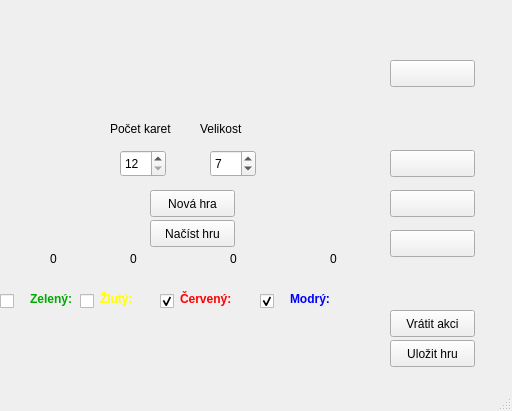
<?xml version="1.0" encoding="UTF-8"?>
<ui version="4.0">
 <class>MainWindow</class>
 <widget class="QMainWindow" name="MainWindow">
  <property name="geometry">
   <rect>
    <x>0</x>
    <y>0</y>
    <width>512</width>
    <height>411</height>
   </rect>
  </property>
  <property name="windowTitle">
   <string>Labyrinth 2015</string>
  </property>
  <widget class="QWidget" name="centralWidget">
   <widget class="QLabel" name="label">
    <property name="geometry">
     <rect>
      <x>30</x>
      <y>290</y>
      <width>51</width>
      <height>17</height>
     </rect>
    </property>
    <property name="palette">
     <palette>
      <active>
       <colorrole role="WindowText">
        <brush brushstyle="SolidPattern">
         <color alpha="255">
          <red>0</red>
          <green>170</green>
          <blue>0</blue>
         </color>
        </brush>
       </colorrole>
       <colorrole role="Button">
        <brush brushstyle="SolidPattern">
         <color alpha="255">
          <red>0</red>
          <green>170</green>
          <blue>0</blue>
         </color>
        </brush>
       </colorrole>
       <colorrole role="Light">
        <brush brushstyle="SolidPattern">
         <color alpha="255">
          <red>0</red>
          <green>255</green>
          <blue>0</blue>
         </color>
        </brush>
       </colorrole>
       <colorrole role="Midlight">
        <brush brushstyle="SolidPattern">
         <color alpha="255">
          <red>0</red>
          <green>212</green>
          <blue>0</blue>
         </color>
        </brush>
       </colorrole>
       <colorrole role="Dark">
        <brush brushstyle="SolidPattern">
         <color alpha="255">
          <red>0</red>
          <green>85</green>
          <blue>0</blue>
         </color>
        </brush>
       </colorrole>
       <colorrole role="Mid">
        <brush brushstyle="SolidPattern">
         <color alpha="255">
          <red>0</red>
          <green>113</green>
          <blue>0</blue>
         </color>
        </brush>
       </colorrole>
       <colorrole role="Text">
        <brush brushstyle="SolidPattern">
         <color alpha="255">
          <red>0</red>
          <green>170</green>
          <blue>0</blue>
         </color>
        </brush>
       </colorrole>
       <colorrole role="BrightText">
        <brush brushstyle="SolidPattern">
         <color alpha="255">
          <red>255</red>
          <green>255</green>
          <blue>255</blue>
         </color>
        </brush>
       </colorrole>
       <colorrole role="ButtonText">
        <brush brushstyle="SolidPattern">
         <color alpha="255">
          <red>0</red>
          <green>0</green>
          <blue>0</blue>
         </color>
        </brush>
       </colorrole>
       <colorrole role="Base">
        <brush brushstyle="SolidPattern">
         <color alpha="255">
          <red>255</red>
          <green>255</green>
          <blue>255</blue>
         </color>
        </brush>
       </colorrole>
       <colorrole role="Window">
        <brush brushstyle="SolidPattern">
         <color alpha="255">
          <red>0</red>
          <green>170</green>
          <blue>0</blue>
         </color>
        </brush>
       </colorrole>
       <colorrole role="Shadow">
        <brush brushstyle="SolidPattern">
         <color alpha="255">
          <red>0</red>
          <green>0</green>
          <blue>0</blue>
         </color>
        </brush>
       </colorrole>
       <colorrole role="AlternateBase">
        <brush brushstyle="SolidPattern">
         <color alpha="255">
          <red>127</red>
          <green>212</green>
          <blue>127</blue>
         </color>
        </brush>
       </colorrole>
       <colorrole role="ToolTipBase">
        <brush brushstyle="SolidPattern">
         <color alpha="255">
          <red>255</red>
          <green>255</green>
          <blue>220</blue>
         </color>
        </brush>
       </colorrole>
       <colorrole role="ToolTipText">
        <brush brushstyle="SolidPattern">
         <color alpha="255">
          <red>0</red>
          <green>0</green>
          <blue>0</blue>
         </color>
        </brush>
       </colorrole>
      </active>
      <inactive>
       <colorrole role="WindowText">
        <brush brushstyle="SolidPattern">
         <color alpha="255">
          <red>0</red>
          <green>170</green>
          <blue>0</blue>
         </color>
        </brush>
       </colorrole>
       <colorrole role="Button">
        <brush brushstyle="SolidPattern">
         <color alpha="255">
          <red>0</red>
          <green>170</green>
          <blue>0</blue>
         </color>
        </brush>
       </colorrole>
       <colorrole role="Light">
        <brush brushstyle="SolidPattern">
         <color alpha="255">
          <red>0</red>
          <green>255</green>
          <blue>0</blue>
         </color>
        </brush>
       </colorrole>
       <colorrole role="Midlight">
        <brush brushstyle="SolidPattern">
         <color alpha="255">
          <red>0</red>
          <green>212</green>
          <blue>0</blue>
         </color>
        </brush>
       </colorrole>
       <colorrole role="Dark">
        <brush brushstyle="SolidPattern">
         <color alpha="255">
          <red>0</red>
          <green>85</green>
          <blue>0</blue>
         </color>
        </brush>
       </colorrole>
       <colorrole role="Mid">
        <brush brushstyle="SolidPattern">
         <color alpha="255">
          <red>0</red>
          <green>113</green>
          <blue>0</blue>
         </color>
        </brush>
       </colorrole>
       <colorrole role="Text">
        <brush brushstyle="SolidPattern">
         <color alpha="255">
          <red>0</red>
          <green>170</green>
          <blue>0</blue>
         </color>
        </brush>
       </colorrole>
       <colorrole role="BrightText">
        <brush brushstyle="SolidPattern">
         <color alpha="255">
          <red>255</red>
          <green>255</green>
          <blue>255</blue>
         </color>
        </brush>
       </colorrole>
       <colorrole role="ButtonText">
        <brush brushstyle="SolidPattern">
         <color alpha="255">
          <red>0</red>
          <green>0</green>
          <blue>0</blue>
         </color>
        </brush>
       </colorrole>
       <colorrole role="Base">
        <brush brushstyle="SolidPattern">
         <color alpha="255">
          <red>255</red>
          <green>255</green>
          <blue>255</blue>
         </color>
        </brush>
       </colorrole>
       <colorrole role="Window">
        <brush brushstyle="SolidPattern">
         <color alpha="255">
          <red>0</red>
          <green>170</green>
          <blue>0</blue>
         </color>
        </brush>
       </colorrole>
       <colorrole role="Shadow">
        <brush brushstyle="SolidPattern">
         <color alpha="255">
          <red>0</red>
          <green>0</green>
          <blue>0</blue>
         </color>
        </brush>
       </colorrole>
       <colorrole role="AlternateBase">
        <brush brushstyle="SolidPattern">
         <color alpha="255">
          <red>127</red>
          <green>212</green>
          <blue>127</blue>
         </color>
        </brush>
       </colorrole>
       <colorrole role="ToolTipBase">
        <brush brushstyle="SolidPattern">
         <color alpha="255">
          <red>255</red>
          <green>255</green>
          <blue>220</blue>
         </color>
        </brush>
       </colorrole>
       <colorrole role="ToolTipText">
        <brush brushstyle="SolidPattern">
         <color alpha="255">
          <red>0</red>
          <green>0</green>
          <blue>0</blue>
         </color>
        </brush>
       </colorrole>
      </inactive>
      <disabled>
       <colorrole role="WindowText">
        <brush brushstyle="SolidPattern">
         <color alpha="255">
          <red>0</red>
          <green>85</green>
          <blue>0</blue>
         </color>
        </brush>
       </colorrole>
       <colorrole role="Button">
        <brush brushstyle="SolidPattern">
         <color alpha="255">
          <red>0</red>
          <green>170</green>
          <blue>0</blue>
         </color>
        </brush>
       </colorrole>
       <colorrole role="Light">
        <brush brushstyle="SolidPattern">
         <color alpha="255">
          <red>0</red>
          <green>255</green>
          <blue>0</blue>
         </color>
        </brush>
       </colorrole>
       <colorrole role="Midlight">
        <brush brushstyle="SolidPattern">
         <color alpha="255">
          <red>0</red>
          <green>212</green>
          <blue>0</blue>
         </color>
        </brush>
       </colorrole>
       <colorrole role="Dark">
        <brush brushstyle="SolidPattern">
         <color alpha="255">
          <red>0</red>
          <green>85</green>
          <blue>0</blue>
         </color>
        </brush>
       </colorrole>
       <colorrole role="Mid">
        <brush brushstyle="SolidPattern">
         <color alpha="255">
          <red>0</red>
          <green>113</green>
          <blue>0</blue>
         </color>
        </brush>
       </colorrole>
       <colorrole role="Text">
        <brush brushstyle="SolidPattern">
         <color alpha="255">
          <red>0</red>
          <green>85</green>
          <blue>0</blue>
         </color>
        </brush>
       </colorrole>
       <colorrole role="BrightText">
        <brush brushstyle="SolidPattern">
         <color alpha="255">
          <red>255</red>
          <green>255</green>
          <blue>255</blue>
         </color>
        </brush>
       </colorrole>
       <colorrole role="ButtonText">
        <brush brushstyle="SolidPattern">
         <color alpha="255">
          <red>0</red>
          <green>85</green>
          <blue>0</blue>
         </color>
        </brush>
       </colorrole>
       <colorrole role="Base">
        <brush brushstyle="SolidPattern">
         <color alpha="255">
          <red>0</red>
          <green>170</green>
          <blue>0</blue>
         </color>
        </brush>
       </colorrole>
       <colorrole role="Window">
        <brush brushstyle="SolidPattern">
         <color alpha="255">
          <red>0</red>
          <green>170</green>
          <blue>0</blue>
         </color>
        </brush>
       </colorrole>
       <colorrole role="Shadow">
        <brush brushstyle="SolidPattern">
         <color alpha="255">
          <red>0</red>
          <green>0</green>
          <blue>0</blue>
         </color>
        </brush>
       </colorrole>
       <colorrole role="AlternateBase">
        <brush brushstyle="SolidPattern">
         <color alpha="255">
          <red>0</red>
          <green>170</green>
          <blue>0</blue>
         </color>
        </brush>
       </colorrole>
       <colorrole role="ToolTipBase">
        <brush brushstyle="SolidPattern">
         <color alpha="255">
          <red>255</red>
          <green>255</green>
          <blue>220</blue>
         </color>
        </brush>
       </colorrole>
       <colorrole role="ToolTipText">
        <brush brushstyle="SolidPattern">
         <color alpha="255">
          <red>0</red>
          <green>0</green>
          <blue>0</blue>
         </color>
        </brush>
       </colorrole>
      </disabled>
     </palette>
    </property>
    <property name="font">
     <font>
      <weight>75</weight>
      <bold>true</bold>
     </font>
    </property>
    <property name="text">
     <string>Zelený:</string>
    </property>
   </widget>
   <widget class="QLabel" name="label_2">
    <property name="geometry">
     <rect>
      <x>100</x>
      <y>290</y>
      <width>51</width>
      <height>17</height>
     </rect>
    </property>
    <property name="palette">
     <palette>
      <active>
       <colorrole role="WindowText">
        <brush brushstyle="SolidPattern">
         <color alpha="255">
          <red>255</red>
          <green>255</green>
          <blue>0</blue>
         </color>
        </brush>
       </colorrole>
       <colorrole role="Button">
        <brush brushstyle="SolidPattern">
         <color alpha="255">
          <red>255</red>
          <green>255</green>
          <blue>0</blue>
         </color>
        </brush>
       </colorrole>
       <colorrole role="Light">
        <brush brushstyle="SolidPattern">
         <color alpha="255">
          <red>255</red>
          <green>255</green>
          <blue>127</blue>
         </color>
        </brush>
       </colorrole>
       <colorrole role="Midlight">
        <brush brushstyle="SolidPattern">
         <color alpha="255">
          <red>255</red>
          <green>255</green>
          <blue>63</blue>
         </color>
        </brush>
       </colorrole>
       <colorrole role="Dark">
        <brush brushstyle="SolidPattern">
         <color alpha="255">
          <red>127</red>
          <green>127</green>
          <blue>0</blue>
         </color>
        </brush>
       </colorrole>
       <colorrole role="Mid">
        <brush brushstyle="SolidPattern">
         <color alpha="255">
          <red>170</red>
          <green>170</green>
          <blue>0</blue>
         </color>
        </brush>
       </colorrole>
       <colorrole role="Text">
        <brush brushstyle="SolidPattern">
         <color alpha="255">
          <red>255</red>
          <green>255</green>
          <blue>0</blue>
         </color>
        </brush>
       </colorrole>
       <colorrole role="BrightText">
        <brush brushstyle="SolidPattern">
         <color alpha="255">
          <red>255</red>
          <green>255</green>
          <blue>255</blue>
         </color>
        </brush>
       </colorrole>
       <colorrole role="ButtonText">
        <brush brushstyle="SolidPattern">
         <color alpha="255">
          <red>0</red>
          <green>0</green>
          <blue>0</blue>
         </color>
        </brush>
       </colorrole>
       <colorrole role="Base">
        <brush brushstyle="SolidPattern">
         <color alpha="255">
          <red>255</red>
          <green>255</green>
          <blue>255</blue>
         </color>
        </brush>
       </colorrole>
       <colorrole role="Window">
        <brush brushstyle="SolidPattern">
         <color alpha="255">
          <red>255</red>
          <green>255</green>
          <blue>0</blue>
         </color>
        </brush>
       </colorrole>
       <colorrole role="Shadow">
        <brush brushstyle="SolidPattern">
         <color alpha="255">
          <red>0</red>
          <green>0</green>
          <blue>0</blue>
         </color>
        </brush>
       </colorrole>
       <colorrole role="AlternateBase">
        <brush brushstyle="SolidPattern">
         <color alpha="255">
          <red>255</red>
          <green>255</green>
          <blue>127</blue>
         </color>
        </brush>
       </colorrole>
       <colorrole role="ToolTipBase">
        <brush brushstyle="SolidPattern">
         <color alpha="255">
          <red>255</red>
          <green>255</green>
          <blue>220</blue>
         </color>
        </brush>
       </colorrole>
       <colorrole role="ToolTipText">
        <brush brushstyle="SolidPattern">
         <color alpha="255">
          <red>0</red>
          <green>0</green>
          <blue>0</blue>
         </color>
        </brush>
       </colorrole>
      </active>
      <inactive>
       <colorrole role="WindowText">
        <brush brushstyle="SolidPattern">
         <color alpha="255">
          <red>255</red>
          <green>255</green>
          <blue>0</blue>
         </color>
        </brush>
       </colorrole>
       <colorrole role="Button">
        <brush brushstyle="SolidPattern">
         <color alpha="255">
          <red>255</red>
          <green>255</green>
          <blue>0</blue>
         </color>
        </brush>
       </colorrole>
       <colorrole role="Light">
        <brush brushstyle="SolidPattern">
         <color alpha="255">
          <red>255</red>
          <green>255</green>
          <blue>127</blue>
         </color>
        </brush>
       </colorrole>
       <colorrole role="Midlight">
        <brush brushstyle="SolidPattern">
         <color alpha="255">
          <red>255</red>
          <green>255</green>
          <blue>63</blue>
         </color>
        </brush>
       </colorrole>
       <colorrole role="Dark">
        <brush brushstyle="SolidPattern">
         <color alpha="255">
          <red>127</red>
          <green>127</green>
          <blue>0</blue>
         </color>
        </brush>
       </colorrole>
       <colorrole role="Mid">
        <brush brushstyle="SolidPattern">
         <color alpha="255">
          <red>170</red>
          <green>170</green>
          <blue>0</blue>
         </color>
        </brush>
       </colorrole>
       <colorrole role="Text">
        <brush brushstyle="SolidPattern">
         <color alpha="255">
          <red>255</red>
          <green>255</green>
          <blue>0</blue>
         </color>
        </brush>
       </colorrole>
       <colorrole role="BrightText">
        <brush brushstyle="SolidPattern">
         <color alpha="255">
          <red>255</red>
          <green>255</green>
          <blue>255</blue>
         </color>
        </brush>
       </colorrole>
       <colorrole role="ButtonText">
        <brush brushstyle="SolidPattern">
         <color alpha="255">
          <red>0</red>
          <green>0</green>
          <blue>0</blue>
         </color>
        </brush>
       </colorrole>
       <colorrole role="Base">
        <brush brushstyle="SolidPattern">
         <color alpha="255">
          <red>255</red>
          <green>255</green>
          <blue>255</blue>
         </color>
        </brush>
       </colorrole>
       <colorrole role="Window">
        <brush brushstyle="SolidPattern">
         <color alpha="255">
          <red>255</red>
          <green>255</green>
          <blue>0</blue>
         </color>
        </brush>
       </colorrole>
       <colorrole role="Shadow">
        <brush brushstyle="SolidPattern">
         <color alpha="255">
          <red>0</red>
          <green>0</green>
          <blue>0</blue>
         </color>
        </brush>
       </colorrole>
       <colorrole role="AlternateBase">
        <brush brushstyle="SolidPattern">
         <color alpha="255">
          <red>255</red>
          <green>255</green>
          <blue>127</blue>
         </color>
        </brush>
       </colorrole>
       <colorrole role="ToolTipBase">
        <brush brushstyle="SolidPattern">
         <color alpha="255">
          <red>255</red>
          <green>255</green>
          <blue>220</blue>
         </color>
        </brush>
       </colorrole>
       <colorrole role="ToolTipText">
        <brush brushstyle="SolidPattern">
         <color alpha="255">
          <red>0</red>
          <green>0</green>
          <blue>0</blue>
         </color>
        </brush>
       </colorrole>
      </inactive>
      <disabled>
       <colorrole role="WindowText">
        <brush brushstyle="SolidPattern">
         <color alpha="255">
          <red>127</red>
          <green>127</green>
          <blue>0</blue>
         </color>
        </brush>
       </colorrole>
       <colorrole role="Button">
        <brush brushstyle="SolidPattern">
         <color alpha="255">
          <red>255</red>
          <green>255</green>
          <blue>0</blue>
         </color>
        </brush>
       </colorrole>
       <colorrole role="Light">
        <brush brushstyle="SolidPattern">
         <color alpha="255">
          <red>255</red>
          <green>255</green>
          <blue>127</blue>
         </color>
        </brush>
       </colorrole>
       <colorrole role="Midlight">
        <brush brushstyle="SolidPattern">
         <color alpha="255">
          <red>255</red>
          <green>255</green>
          <blue>63</blue>
         </color>
        </brush>
       </colorrole>
       <colorrole role="Dark">
        <brush brushstyle="SolidPattern">
         <color alpha="255">
          <red>127</red>
          <green>127</green>
          <blue>0</blue>
         </color>
        </brush>
       </colorrole>
       <colorrole role="Mid">
        <brush brushstyle="SolidPattern">
         <color alpha="255">
          <red>170</red>
          <green>170</green>
          <blue>0</blue>
         </color>
        </brush>
       </colorrole>
       <colorrole role="Text">
        <brush brushstyle="SolidPattern">
         <color alpha="255">
          <red>127</red>
          <green>127</green>
          <blue>0</blue>
         </color>
        </brush>
       </colorrole>
       <colorrole role="BrightText">
        <brush brushstyle="SolidPattern">
         <color alpha="255">
          <red>255</red>
          <green>255</green>
          <blue>255</blue>
         </color>
        </brush>
       </colorrole>
       <colorrole role="ButtonText">
        <brush brushstyle="SolidPattern">
         <color alpha="255">
          <red>127</red>
          <green>127</green>
          <blue>0</blue>
         </color>
        </brush>
       </colorrole>
       <colorrole role="Base">
        <brush brushstyle="SolidPattern">
         <color alpha="255">
          <red>255</red>
          <green>255</green>
          <blue>0</blue>
         </color>
        </brush>
       </colorrole>
       <colorrole role="Window">
        <brush brushstyle="SolidPattern">
         <color alpha="255">
          <red>255</red>
          <green>255</green>
          <blue>0</blue>
         </color>
        </brush>
       </colorrole>
       <colorrole role="Shadow">
        <brush brushstyle="SolidPattern">
         <color alpha="255">
          <red>0</red>
          <green>0</green>
          <blue>0</blue>
         </color>
        </brush>
       </colorrole>
       <colorrole role="AlternateBase">
        <brush brushstyle="SolidPattern">
         <color alpha="255">
          <red>255</red>
          <green>255</green>
          <blue>0</blue>
         </color>
        </brush>
       </colorrole>
       <colorrole role="ToolTipBase">
        <brush brushstyle="SolidPattern">
         <color alpha="255">
          <red>255</red>
          <green>255</green>
          <blue>220</blue>
         </color>
        </brush>
       </colorrole>
       <colorrole role="ToolTipText">
        <brush brushstyle="SolidPattern">
         <color alpha="255">
          <red>0</red>
          <green>0</green>
          <blue>0</blue>
         </color>
        </brush>
       </colorrole>
      </disabled>
     </palette>
    </property>
    <property name="font">
     <font>
      <weight>75</weight>
      <bold>true</bold>
     </font>
    </property>
    <property name="text">
     <string>Žlutý:</string>
    </property>
   </widget>
   <widget class="QLabel" name="label_3">
    <property name="geometry">
     <rect>
      <x>180</x>
      <y>290</y>
      <width>61</width>
      <height>17</height>
     </rect>
    </property>
    <property name="palette">
     <palette>
      <active>
       <colorrole role="WindowText">
        <brush brushstyle="SolidPattern">
         <color alpha="255">
          <red>255</red>
          <green>0</green>
          <blue>0</blue>
         </color>
        </brush>
       </colorrole>
       <colorrole role="Text">
        <brush brushstyle="SolidPattern">
         <color alpha="255">
          <red>255</red>
          <green>0</green>
          <blue>0</blue>
         </color>
        </brush>
       </colorrole>
      </active>
      <inactive>
       <colorrole role="WindowText">
        <brush brushstyle="SolidPattern">
         <color alpha="255">
          <red>255</red>
          <green>0</green>
          <blue>0</blue>
         </color>
        </brush>
       </colorrole>
       <colorrole role="Text">
        <brush brushstyle="SolidPattern">
         <color alpha="255">
          <red>255</red>
          <green>0</green>
          <blue>0</blue>
         </color>
        </brush>
       </colorrole>
      </inactive>
      <disabled>
       <colorrole role="WindowText">
        <brush brushstyle="SolidPattern">
         <color alpha="255">
          <red>133</red>
          <green>133</green>
          <blue>133</blue>
         </color>
        </brush>
       </colorrole>
       <colorrole role="Text">
        <brush brushstyle="SolidPattern">
         <color alpha="255">
          <red>133</red>
          <green>133</green>
          <blue>133</blue>
         </color>
        </brush>
       </colorrole>
      </disabled>
     </palette>
    </property>
    <property name="font">
     <font>
      <weight>75</weight>
      <bold>true</bold>
     </font>
    </property>
    <property name="text">
     <string>Červený:</string>
    </property>
   </widget>
   <widget class="QLabel" name="label_4">
    <property name="geometry">
     <rect>
      <x>290</x>
      <y>290</y>
      <width>51</width>
      <height>17</height>
     </rect>
    </property>
    <property name="palette">
     <palette>
      <active>
       <colorrole role="WindowText">
        <brush brushstyle="SolidPattern">
         <color alpha="255">
          <red>0</red>
          <green>0</green>
          <blue>255</blue>
         </color>
        </brush>
       </colorrole>
      </active>
      <inactive>
       <colorrole role="WindowText">
        <brush brushstyle="SolidPattern">
         <color alpha="255">
          <red>0</red>
          <green>0</green>
          <blue>255</blue>
         </color>
        </brush>
       </colorrole>
      </inactive>
      <disabled>
       <colorrole role="WindowText">
        <brush brushstyle="SolidPattern">
         <color alpha="255">
          <red>133</red>
          <green>133</green>
          <blue>133</blue>
         </color>
        </brush>
       </colorrole>
      </disabled>
     </palette>
    </property>
    <property name="font">
     <font>
      <weight>75</weight>
      <bold>true</bold>
     </font>
    </property>
    <property name="text">
     <string>Modrý:</string>
    </property>
   </widget>
   <widget class="QLabel" name="scoreGreen">
    <property name="geometry">
     <rect>
      <x>50</x>
      <y>250</y>
      <width>31</width>
      <height>17</height>
     </rect>
    </property>
    <property name="text">
     <string>0</string>
    </property>
   </widget>
   <widget class="QLabel" name="scoreYellow">
    <property name="geometry">
     <rect>
      <x>130</x>
      <y>250</y>
      <width>31</width>
      <height>17</height>
     </rect>
    </property>
    <property name="text">
     <string>0</string>
    </property>
   </widget>
   <widget class="QLabel" name="scoreRed">
    <property name="geometry">
     <rect>
      <x>230</x>
      <y>250</y>
      <width>31</width>
      <height>17</height>
     </rect>
    </property>
    <property name="text">
     <string>0</string>
    </property>
   </widget>
   <widget class="QLabel" name="scoreBlue">
    <property name="geometry">
     <rect>
      <x>330</x>
      <y>250</y>
      <width>31</width>
      <height>17</height>
     </rect>
    </property>
    <property name="text">
     <string>0</string>
    </property>
   </widget>
   <widget class="QPushButton" name="rotateR">
    <property name="geometry">
     <rect>
      <x>390</x>
      <y>150</y>
      <width>85</width>
      <height>27</height>
     </rect>
    </property>
    <property name="text">
     <string/>
    </property>
   </widget>
   <widget class="QPushButton" name="rotateL">
    <property name="geometry">
     <rect>
      <x>390</x>
      <y>230</y>
      <width>85</width>
      <height>27</height>
     </rect>
    </property>
    <property name="text">
     <string/>
    </property>
   </widget>
   <widget class="QPushButton" name="square">
    <property name="geometry">
     <rect>
      <x>390</x>
      <y>190</y>
      <width>85</width>
      <height>27</height>
     </rect>
    </property>
    <property name="text">
     <string/>
    </property>
   </widget>
   <widget class="QSpinBox" name="spinBox">
    <property name="geometry">
     <rect>
      <x>210</x>
      <y>150</y>
      <width>46</width>
      <height>27</height>
     </rect>
    </property>
    <property name="minimum">
     <number>5</number>
    </property>
    <property name="maximum">
     <number>11</number>
    </property>
    <property name="singleStep">
     <number>2</number>
    </property>
    <property name="value">
     <number>7</number>
    </property>
   </widget>
   <widget class="QLabel" name="label_5">
    <property name="geometry">
     <rect>
      <x>200</x>
      <y>120</y>
      <width>55</width>
      <height>17</height>
     </rect>
    </property>
    <property name="text">
     <string>Velikost</string>
    </property>
   </widget>
   <widget class="QSpinBox" name="spinBox_2">
    <property name="geometry">
     <rect>
      <x>120</x>
      <y>150</y>
      <width>46</width>
      <height>27</height>
     </rect>
    </property>
    <property name="minimum">
     <number>12</number>
    </property>
    <property name="maximum">
     <number>24</number>
    </property>
    <property name="singleStep">
     <number>12</number>
    </property>
   </widget>
   <widget class="QLabel" name="label_6">
    <property name="geometry">
     <rect>
      <x>110</x>
      <y>120</y>
      <width>61</width>
      <height>17</height>
     </rect>
    </property>
    <property name="text">
     <string>Počet karet</string>
    </property>
   </widget>
   <widget class="QPushButton" name="pushButton">
    <property name="geometry">
     <rect>
      <x>150</x>
      <y>190</y>
      <width>85</width>
      <height>27</height>
     </rect>
    </property>
    <property name="text">
     <string>Nová hra</string>
    </property>
   </widget>
   <widget class="QPushButton" name="card">
    <property name="geometry">
     <rect>
      <x>390</x>
      <y>60</y>
      <width>85</width>
      <height>27</height>
     </rect>
    </property>
    <property name="text">
     <string/>
    </property>
   </widget>
   <widget class="QCheckBox" name="checkBox">
    <property name="enabled">
     <bool>true</bool>
    </property>
    <property name="geometry">
     <rect>
      <x>0</x>
      <y>290</y>
      <width>20</width>
      <height>22</height>
     </rect>
    </property>
    <property name="text">
     <string/>
    </property>
    <property name="checked">
     <bool>false</bool>
    </property>
   </widget>
   <widget class="QCheckBox" name="checkBox_2">
    <property name="geometry">
     <rect>
      <x>80</x>
      <y>290</y>
      <width>21</width>
      <height>22</height>
     </rect>
    </property>
    <property name="text">
     <string/>
    </property>
   </widget>
   <widget class="QCheckBox" name="checkBox_3">
    <property name="geometry">
     <rect>
      <x>160</x>
      <y>290</y>
      <width>21</width>
      <height>22</height>
     </rect>
    </property>
    <property name="text">
     <string/>
    </property>
    <property name="checked">
     <bool>true</bool>
    </property>
   </widget>
   <widget class="QCheckBox" name="checkBox_4">
    <property name="geometry">
     <rect>
      <x>260</x>
      <y>290</y>
      <width>21</width>
      <height>22</height>
     </rect>
    </property>
    <property name="text">
     <string/>
    </property>
    <property name="checked">
     <bool>true</bool>
    </property>
   </widget>
   <widget class="QPushButton" name="pushButton_2">
    <property name="geometry">
     <rect>
      <x>390</x>
      <y>310</y>
      <width>85</width>
      <height>27</height>
     </rect>
    </property>
    <property name="text">
     <string>Vrátit akci</string>
    </property>
   </widget>
   <widget class="QPushButton" name="load">
    <property name="geometry">
     <rect>
      <x>150</x>
      <y>220</y>
      <width>85</width>
      <height>27</height>
     </rect>
    </property>
    <property name="text">
     <string>Načíst hru</string>
    </property>
   </widget>
   <widget class="QPushButton" name="save">
    <property name="geometry">
     <rect>
      <x>390</x>
      <y>340</y>
      <width>85</width>
      <height>27</height>
     </rect>
    </property>
    <property name="text">
     <string>Uložit hru</string>
    </property>
   </widget>
  </widget>
  <widget class="QStatusBar" name="statusBar">
   <property name="enabled">
    <bool>true</bool>
   </property>
  </widget>
  <action name="actionNov_s_ov">
   <property name="text">
    <string>Nová síťová</string>
   </property>
  </action>
  <action name="novaHra">
   <property name="text">
    <string>Nová hra</string>
   </property>
  </action>
  <action name="actionUlo_it">
   <property name="text">
    <string>Uložit</string>
   </property>
  </action>
 </widget>
 <layoutdefault spacing="6" margin="11"/>
 <resources/>
 <connections/>
</ui>
